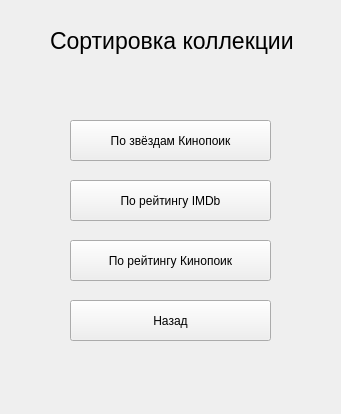
<?xml version="1.0" encoding="UTF-8"?>
<ui version="4.0">
 <class>WSort</class>
 <widget class="QWidget" name="WSort">
  <property name="geometry">
   <rect>
    <x>0</x>
    <y>0</y>
    <width>341</width>
    <height>414</height>
   </rect>
  </property>
  <property name="windowTitle">
   <string>Form</string>
  </property>
  <widget class="QLabel" name="LEKino">
   <property name="geometry">
    <rect>
     <x>50</x>
     <y>20</y>
     <width>251</width>
     <height>41</height>
    </rect>
   </property>
   <property name="font">
    <font>
     <pointsize>17</pointsize>
    </font>
   </property>
   <property name="text">
    <string>Сортировка коллекции</string>
   </property>
  </widget>
  <widget class="QPushButton" name="BDirector_name">
   <property name="geometry">
    <rect>
     <x>70</x>
     <y>240</y>
     <width>201</width>
     <height>41</height>
    </rect>
   </property>
   <property name="text">
    <string>По рейтингу Кинопоик</string>
   </property>
  </widget>
  <widget class="QPushButton" name="ByTitle">
   <property name="geometry">
    <rect>
     <x>70</x>
     <y>120</y>
     <width>201</width>
     <height>41</height>
    </rect>
   </property>
   <property name="text">
    <string>По звёздам Кинопоик</string>
   </property>
  </widget>
  <widget class="QPushButton" name="BBack">
   <property name="geometry">
    <rect>
     <x>70</x>
     <y>300</y>
     <width>201</width>
     <height>41</height>
    </rect>
   </property>
   <property name="text">
    <string>Назад</string>
   </property>
  </widget>
  <widget class="QPushButton" name="ByGenre">
   <property name="geometry">
    <rect>
     <x>70</x>
     <y>180</y>
     <width>201</width>
     <height>41</height>
    </rect>
   </property>
   <property name="text">
    <string>По рейтингу IMDb</string>
   </property>
  </widget>
 </widget>
 <resources/>
 <connections/>
</ui>
